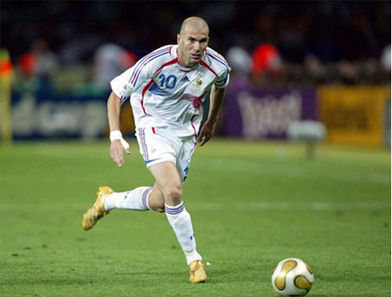
#> input picture computer_vision/images/zidane.jpg, 392 x 297 px
$ python trans.py
#> lines starting #> are read from the running program, lines starting #| are printed output that depends on the picture
import cv2
import numpy as np

img = cv2.imread('./images/zidane.jpg', 0)
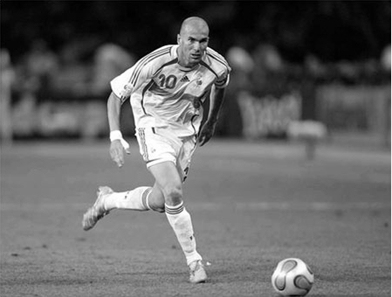
#> img: shape (297, 392); min 0, max 255, mean 102
rows, cols = img.shape
#> rows = 297; cols = 392
##############################
# res = cv2.resize(img, None, fx = 2, fy = 2, interpolation = cv2.INTER_CUBIC)
#######################
# 𝚍𝚜𝚝(x,y)=𝚜𝚛𝚌(𝙼11x+𝙼12y+𝙼13,𝙼21x+𝙼22y+𝙼23)
# M = np.float32([[1, 0, 100], [0, 1, 50]])
# res = cv2.warpAffine(img, M, (cols, rows))
######################
# M = cv2.getRotationMatrix2D((cols/2, rows/2), 90, 1)
# res = cv2.warpAffine(img, M, (cols, rows))
######################
# 原图三个点
pts1 = np.float32([[50, 50], [200, 50], [50, 200]])
# 转换后的图的三个点的位置
pts2 = np.float32([[10, 100], [200, 50], [100, 250]])
M = cv2.getAffineTransform(pts1, pts2)
res = cv2.warpAffine(img, M, (cols, rows))
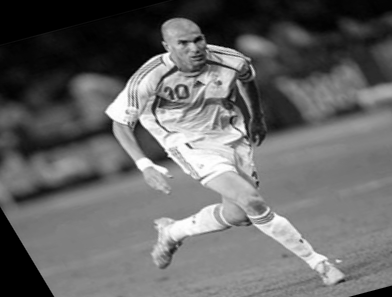
#> res: shape (297, 392); min 0, max 255, mean 102.6

# [6 lines of commented-out code are left out]


cv2.imshow('trans', res)
cv2.waitKey(0)
cv2.destroyAllWindows()

$ run again, with computer_vision/images/sudoku.jpg copied over computer_vision/images/zidane.jpg
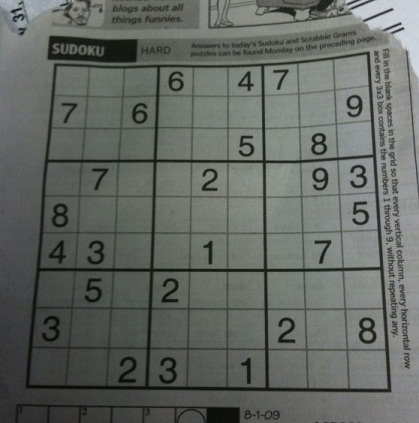
#> input picture computer_vision/images/sudoku.jpg, 419 x 423 px
#> `res = cv2.warpAffine(img, M, (cols, rows))`:
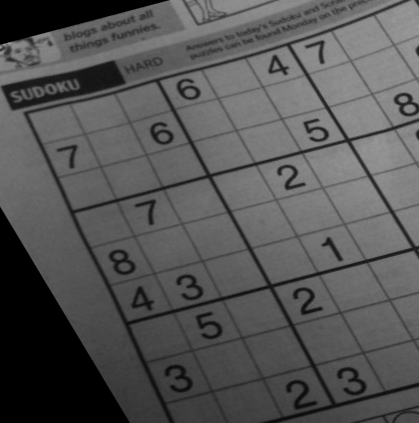
#> res: shape (423, 419); min 0, max 160, mean 85

$ run again, with computer_vision/images/gradient.png saved as computer_vision/images/zidane.jpg
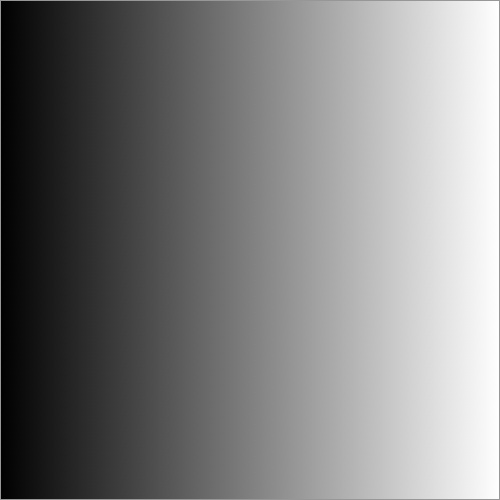
#> input picture computer_vision/images/gradient.png, 500 x 500 px
#> img is the input picture: shape (500, 500); min 0, max 255, mean 127.7
#> `res = cv2.warpAffine(img, M, (cols, rows))`:
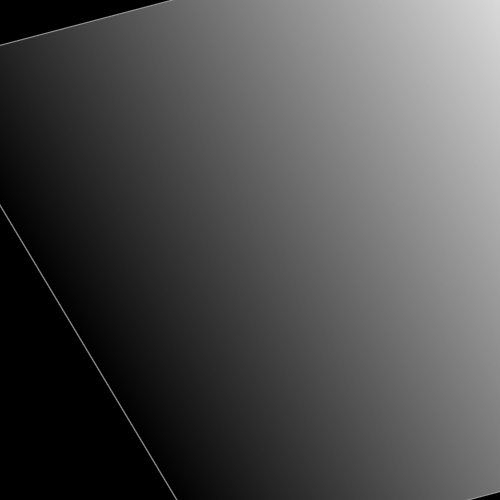
#> res: shape (500, 500); min 0, max 216, mean 79.3
